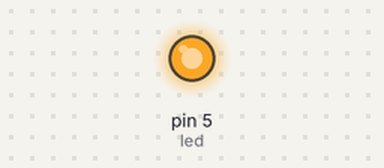
A sketch run on a simulated Arduino Uno, built with avr-gcc and run on an emulated ATmega328P. On the bench: output pins drawn as LEDs (lit = HIGH).

Above: at 0.2 s.
Timing chart, 0 to 1.7 s (numbered marks = the images above):
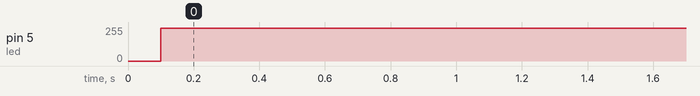

The sketch:

test_1.ino
```cpp
int i ;
int led=5;


void setup() {
 pinMode (led,OUTPUT);
}

void loop() {


analogWrite (led ,i);
i=0 ;
if (i<255) {
i=i+10;
delay (50);
}

if (i=255) {
  i=i-10 ;
  delay (50);
}


}
```

Measured:
- by itself, pin 5 (led): 0/255 → 245/255 at 0.10 s
